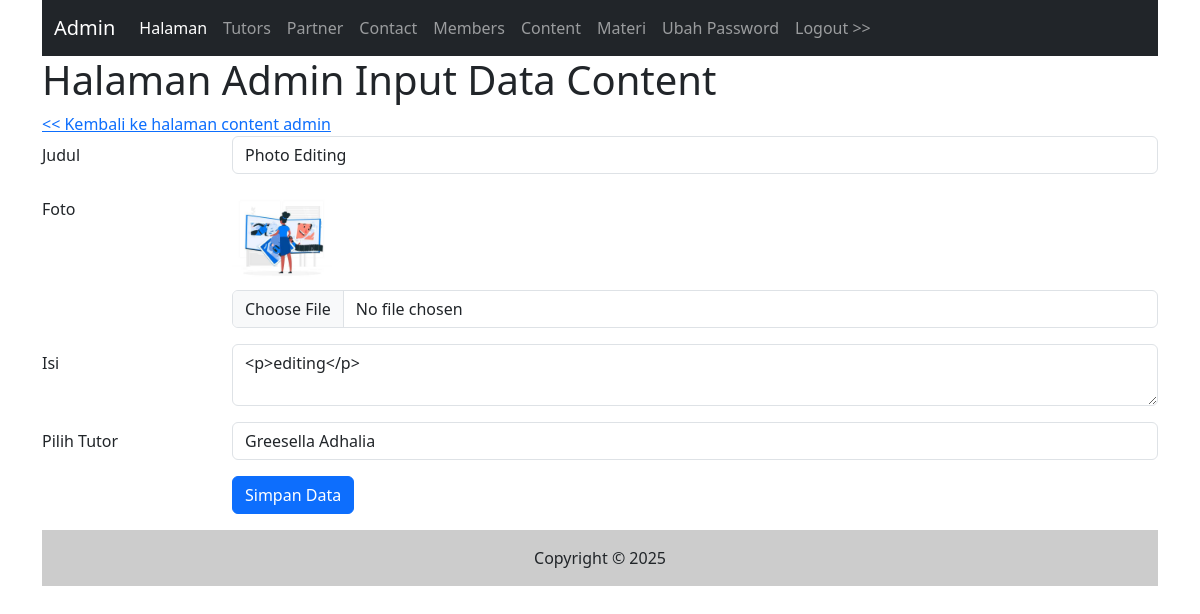
Page /admin/content_input.php?id=4 (signed in) on the committed database.
### tables this page shows
CREATE TABLE `content` (
  `id` int(11) NOT NULL,
  `foto` varchar(255) NOT NULL,
  `judul` varchar(255) NOT NULL,
  `isi` text NOT NULL,
  `tgl_isi` datetime NOT NULL DEFAULT current_timestamp() ON UPDATE current_timestamp(),
  `id_tutor` int(11) DEFAULT NULL
);

### admin/content_input.php (the view, shortened to what this page needs)
<?php include("inc_header.php") ?>
<?php
$judul      = "";
$isi        = "";
$foto       = "";
if(isset($_GET['id'])){
    $id = $_GET['id'];
}else{
    $id = "";
}
if ($id != "") {
    $sql1 = "SELECT * FROM content WHERE id = '$id'";
    $q1   = mysqli_query($koneksi, $sql1);
    $r1   = mysqli_fetch_array($q1);
    $judul     = $r1['judul'];
    $isi       = $r1['isi'];
    $foto      = $r1['foto'];
}
?>
<h1>Halaman Admin Input Data Content</h1>
<div class="mb-3-row">
    <a href="content.php"><< Kembali ke halaman content admin</a>
</div>
<form action="" method="post" enctype="multipart/form-data">
    <div class="mb-3 row">
        <label for="judul" class="col-sm-2 col-form-label">Judul</label>
        <div class="col-sm-10">
            <input type="text" class="form-control" id="judul" name="judul" value="<?php echo $judul ?>">
        </div>
    </div>
    <div class="mb-3 row">
        <label for="foto" class="col-sm-2 col-form-label">Foto</label>
        <div class="col-sm-10">
            <?php if($foto): ?>
                <img src="../gambar/<?php echo $foto ?>" style="max-height:100px;max-width:100px" />
            <?php endif; ?>
            <input type="file" class="form-control" id="foto" name="foto">
        </div>
    </div>
    <div class="mb-3 row">
        <label for="isi" class="col-sm-2 col-form-label">Isi</label>
        <div class="col-sm-10">
            <textarea name="isi" class="form-control" id="summernote"><?php echo $isi ?></textarea>
        </div>
    </div>
    <div class="mb-3 row">
    <label for="id_tutor" class="col-sm-2 col-form-label">Pilih Tutor</label>
    <div class="col-sm-10">
        <select name="id_tutor" class="form-control">
            <?php
            $qtutor = mysqli_query($koneksi, "SELECT id, nama FROM tutors");
            while($rtutor = mysqli_fetch_array($qtutor)){
                $selected = ($rtutor['id'] == @$r1['id_tutor']) ? "selected" : "";
                echo "<option value='{$rtutor['id']}' $selected>{$rtutor['nama']}</option>";
            }
            ?>
        </select>
    </div>
</div>
    <div class="mb-3 row">
        <div class="col-sm-2"></div>
        <div class="col-sm-10">
            <input type="submit" name="simpan" value="Simpan Data" class="btn btn-primary" />
        </div>
    </div>
</form>
<?php include("inc_footer.php") ?>

### rows in the picture
content: judul "Photo Editing", foto (picture), isi "<p>editing</p>"

### other values in the picture
form field id_tutor "Greesella Adhalia"
